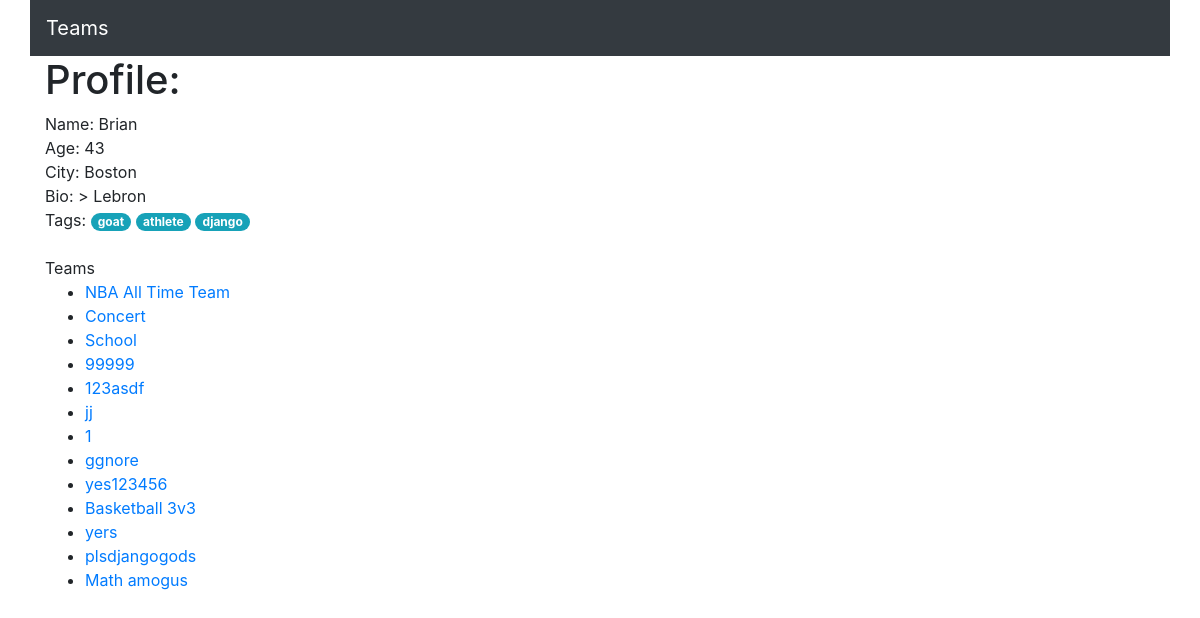
/app/brianscalabrine/, run on an earlier commit of the app's database.
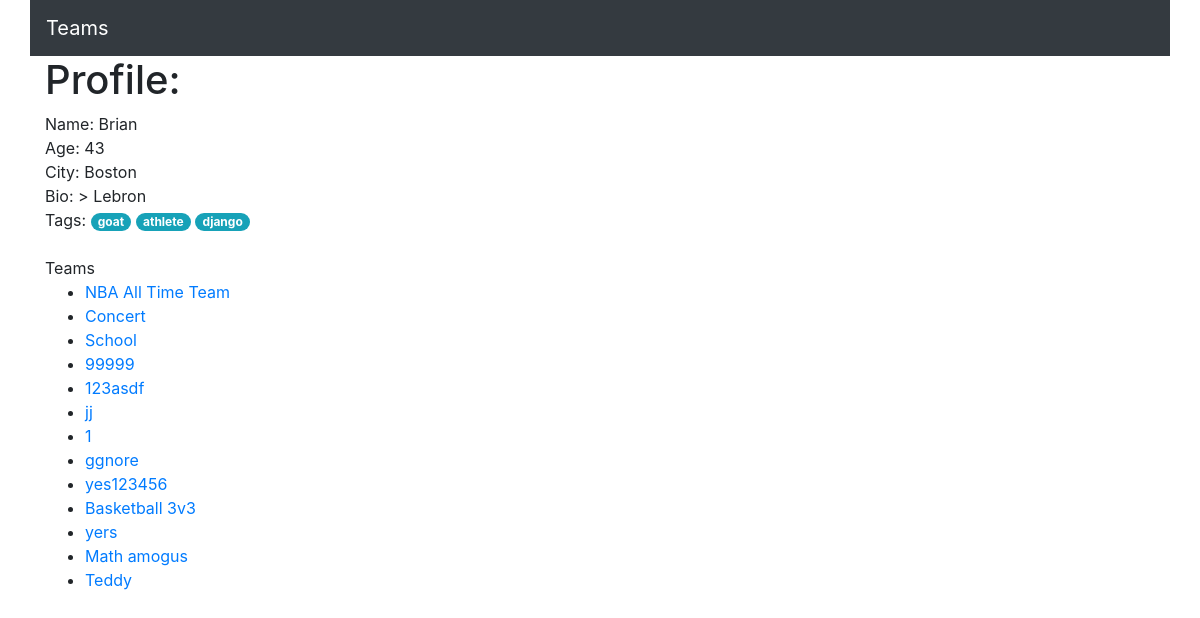
And on a later commit of the database.
### teamApp/models.py (models this page shows, shortened)
class UserTag(models.Model):
    name = models.CharField(max_length=100)
    userTagged = models.ForeignKey(User, blank=True, on_delete=models.CASCADE)

class Team(models.Model):
    project_name = models.CharField(max_length=200, default="Untitled")
    num_members = models.IntegerField(default=0)
    members_needed = models.IntegerField(default=0)
    project_description = models.TextField(max_length=1000)
    members = models.ManyToManyField(User)

### teamApp/views.py (the view, shortened to what this page needs)
# urls.py: path('<str:usr>/', views.ProfileView.as_view(), name='profile'),
class ProfileView(View):
    def get(self, request, usr):
        user = User.objects.get(username = usr)
        tags = user.usertag_set.all()
        profile = get_object_or_404(Profile, pk=user)
        teams = user.team_set.all().order_by("-members_needed")
        context = {
            'profile': profile,
            'page_user':usr,
            'viewer': request.user,
            'teams': teams,
            'tags': tags,
            'edit': False,
        }
        context['isAuthenticated'] = request.user.is_authenticated
        context['isProfileUser'] = request.user.username==usr
        return render(request, 'teamApp/profile.html', context)

### teamApp/templates/teamApp/profile.html (shortened to what this page needs)
<!DOCTYPE html>
<html>
  <head>
    <link rel="stylesheet" href="https://maxcdn.bootstrapcdn.com/bootstrap/4.4.1/css/bootstrap.min.css" />
  </head>
  <body class="container">
    <nav class="navbar row navbar-expand-sm navbar-expand-md navbar-inverse navbar-dark bg-dark">
        <a class="navbar-brand" href="{% url 'index' %}">
            <span class="logo">Teams</span>
        </a>
    </nav>
    {% if not edit %}
      <h1>Profile: {{page_user.username}}</h1>
      <div>Name: {{profile.name}}</div>
      <div>Age: {{profile.age}}</div>
      <div>City: {{profile.city}}</div>
      <div>Bio: {{profile.bio}}</div>
      <div>
        Tags:
        {% for tag in tags %}
        <span class="badge badge-pill badge-info">{{tag.name}}</span>
        {% endfor %}
      </div>
      <br />
    {% endif %}
    <div>Teams</div>
    <ul>
      {% for team in profile.user.team_set.all %}
      <li><a href="{% url  'team profile' team.id %}">{{team.project_name}}</a></li>
      {% endfor %}
    </ul>
  </body>
</html>

What changed in the data, as far as the page shows it:
removed Team: project_name "plsdjangogods"
added Team: project_name "Teddy"
